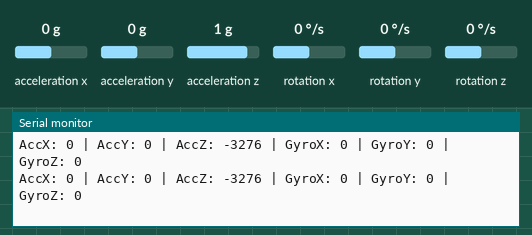
The sketch below on a simulated Arduino Uno, built with avr-gcc and run on an emulated ATmega328P. Parts: the last lines printed to the serial monitor. Wiring (inferred from the names in the program): MPU-6050 motion sensor at I2C address 0x68. Inputs (shaded band) come from the test bench; at power-on: acceleration x 0 g, acceleration y 0 g, acceleration z 1 g, rotation x 0 °/s, rotation y 0 °/s, rotation z 0 °/s.

Above: at 1.3 s.
1.4 s: acceleration x set to -1.4 g
At 1.53 s:
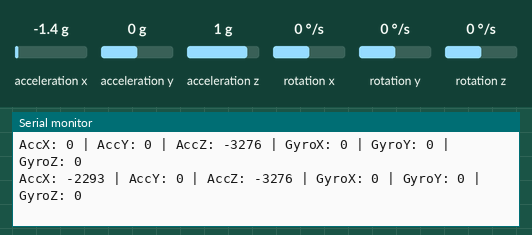
2.9 s: acceleration y set to -1.4 g
At 2.97 s:
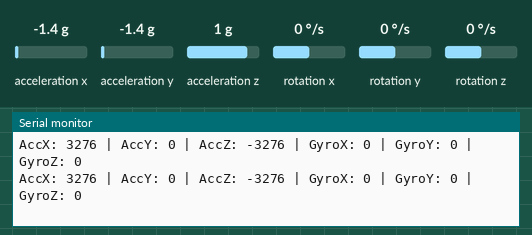
4.4 s: acceleration z set to -1.4 g
At 4.42 s:
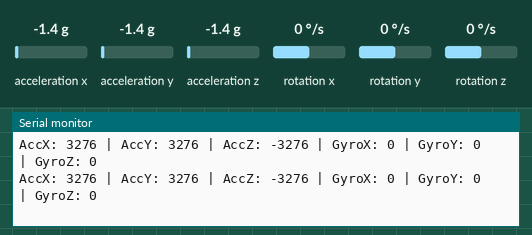
5.9 s: rotation x set to -192 °/s
At 5.99 s:
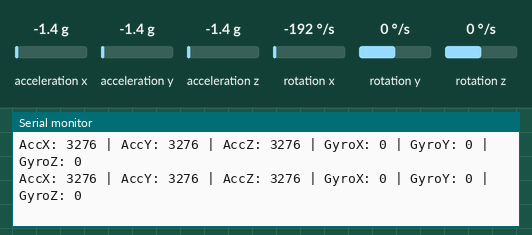
7.4 s: rotation y set to -192 °/s
At 7.44 s:
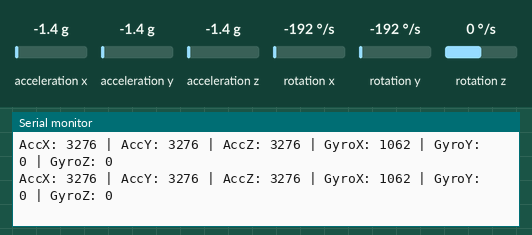
Timing chart, 0 to 9.9 s (numbered marks = the images above; inputs shaded):
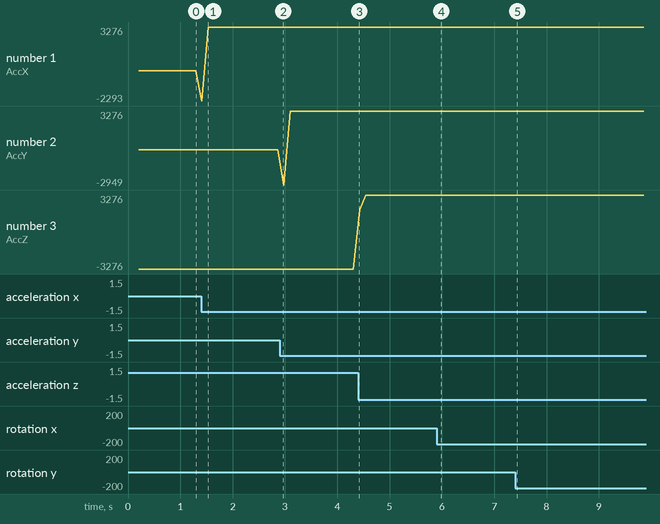

The sketch:

acceleremeter_test.ino
```cpp
#include <Wire.h>

#define MPU 0x68 // I2C address of the MPU6050
#define NUM_SAMPLES 10 // Number of samples for moving average

int16_t AccX, AccY, AccZ;
int16_t GyroX, GyroY, GyroZ;

int16_t AccX_sum, AccY_sum, AccZ_sum;
int16_t GyroX_sum, GyroY_sum, GyroZ_sum;
int sample_count = 0;

void setup() {
  Serial.begin(115200);
  Wire.begin();

  // Wake up MPU-6050
  Wire.beginTransmission(MPU);
  Wire.write(0x6B); // PWR_MGMT_1 register
  Wire.write(0x00); // Clear sleep bit
  Wire.endTransmission(true);

  delay(100); // Wait for MPU-6050 to settle
}

void loop() {
  // Read accelerometer data
  Wire.beginTransmission(MPU);
  Wire.write(0x3B); // Start with register 0x3B (ACCEL_XOUT_H)
  Wire.endTransmission(false);
  Wire.requestFrom(MPU, 6, true); // Read 6 bytes of accelerometer data

  AccX = Wire.read() << 8 | Wire.read();
  AccY = Wire.read() << 8 | Wire.read();
  AccZ = Wire.read() << 8 | Wire.read();

  // Read gyroscope data
  Wire.beginTransmission(MPU);
  Wire.write(0x43); // Start with register 0x43 (GYRO_XOUT_H)
  Wire.endTransmission(false);
  Wire.requestFrom(MPU, 6, true); // Read 6 bytes of gyroscope data

  GyroX = Wire.read() << 8 | Wire.read();
  GyroY = Wire.read() << 8 | Wire.read();
  GyroZ = Wire.read() << 8 | Wire.read();

  // Accumulate readings for moving average
  AccX_sum += AccX;
  AccY_sum += AccY;
  AccZ_sum += AccZ;
  GyroX_sum += GyroX;
  GyroY_sum += GyroY;
  GyroZ_sum += GyroZ;

  sample_count++;

  if (sample_count >= NUM_SAMPLES) {
    // Calculate moving average
    int16_t AccX_avg = AccX_sum / NUM_SAMPLES;
    int16_t AccY_avg = AccY_sum / NUM_SAMPLES;
    int16_t AccZ_avg = AccZ_sum / NUM_SAMPLES;
    int16_t GyroX_avg = GyroX_sum / NUM_SAMPLES;
    int16_t GyroY_avg = GyroY_sum / NUM_SAMPLES;
    int16_t GyroZ_avg = GyroZ_sum / NUM_SAMPLES;

    // Print filtered data
    Serial.print("AccX: ");
    Serial.print(AccX_avg);
    Serial.print(" | AccY: ");
    Serial.print(AccY_avg);
    Serial.print(" | AccZ: ");
    Serial.print(AccZ_avg);
    Serial.print(" | GyroX: ");
    Serial.print(GyroX_avg);
    Serial.print(" | GyroY: ");
    Serial.print(GyroY_avg);
    Serial.print(" | GyroZ: ");
    Serial.println(GyroZ_avg);

    // Reset accumulators and sample count
    AccX_sum = 0;
    AccY_sum = 0;
    AccZ_sum = 0;
    GyroX_sum = 0;
    GyroY_sum = 0;
    GyroZ_sum = 0;
    sample_count = 0;
  }

  delay(10); // Adjust delay as needed
}
```

Measured:
- after the input at 1.4 s, the serial monitor: prints a new line at once (image 1)
- plotted number 1: 0 → 3276 after the input at 1.4 s
